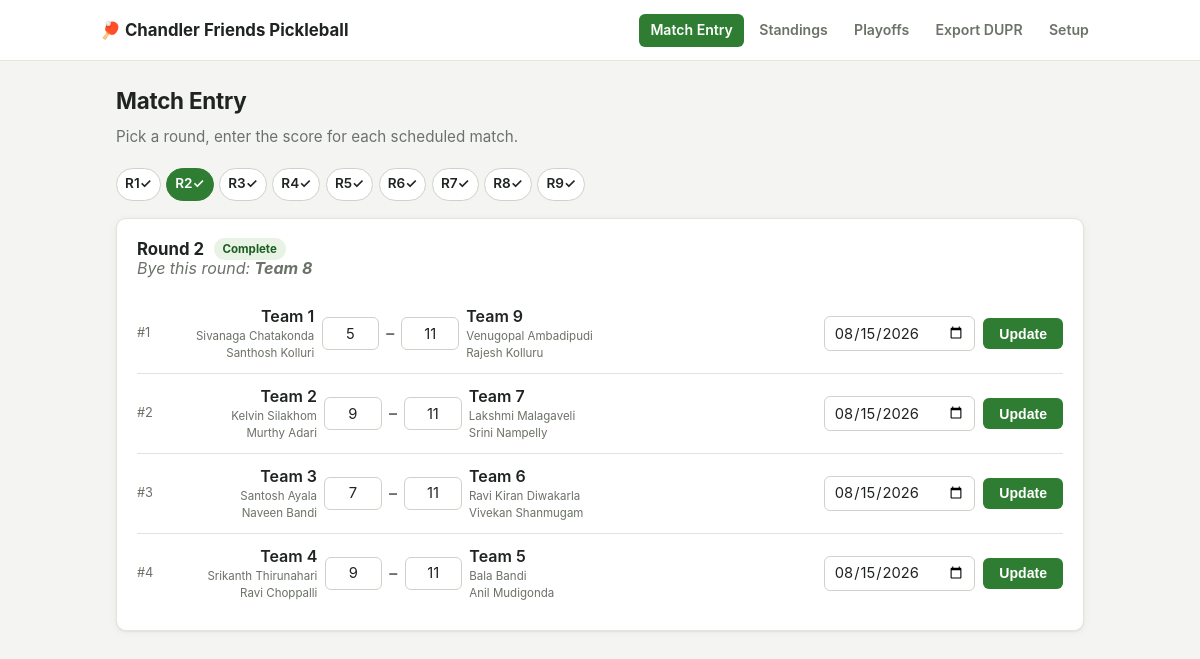
Screenshot of /match-entry?round=2 with the database file from the repository.
### tables this page shows
CREATE TABLE teams (
    id INTEGER PRIMARY KEY,           -- 1..9, matches Team# in the original workbook
    name TEXT NOT NULL,
    player1_name TEXT NOT NULL,
    player1_dupr_id TEXT NOT NULL DEFAULT '',
    player1_external_id TEXT NOT NULL DEFAULT '',  -- DUPR "ExternalId" = player's email
    player2_name TEXT NOT NULL,
    player2_dupr_id TEXT NOT NULL DEFAULT '',
    player2_external_id TEXT NOT NULL DEFAULT ''
);

CREATE TABLE round_robin_matches (
    id INTEGER PRIMARY KEY AUTOINCREMENT,
    round INTEGER NOT NULL,           -- 1..9
    match_num INTEGER NOT NULL,       -- 1..4 within the round
    team_a_id INTEGER NOT NULL REFERENCES teams(id),
    team_b_id INTEGER NOT NULL REFERENCES teams(id),
    team_a_score INTEGER,
    team_b_score INTEGER,
    match_date TEXT,
    submitted_at TEXT
);

### app.py (the view)
@app.route("/match-entry")
def match_entry():
    if not db.is_tournament_set_up():
        return redirect(url_for("setup"))
    if "round" in request.args:
        round_num = int(request.args["round"])
    else:
        round_num = next((r for r in range(1, 10) if not db.round_is_complete(r)), 9)
    return render_template("match_entry.html", round_num=round_num, teams=db.get_teams(),
                            **_round_panel_context(round_num))

### app.py (called while the page is built)
def _round_panel_context(round_num):
    matches, bye_team_id = db.get_round_data(round_num)
    return {
        "matches": matches,
        "bye_team_id": bye_team_id,
        "round_complete": db.round_is_complete(round_num),
        "completed_rounds": {r for r in range(1, 10) if db.round_is_complete(r)},
        "message": None,
    }

### db.py (called while the page is built)
def get_db():
    if "db" not in g:
        g.db = sqlite3.connect(DB_PATH)
        g.db.row_factory = sqlite3.Row
        g.db.execute("PRAGMA foreign_keys = ON")
        _ensure_schema(g.db)
    return g.db

def _ensure_schema(conn):
    conn.executescript(SCHEMA_PATH.read_text())
    if conn.execute("SELECT 1 FROM settings WHERE id = 1").fetchone() is None:
        conn.execute("INSERT INTO settings (id) VALUES (1)")
    conn.commit()

def get_teams():
    return {row["id"]: dict(row) for row in get_db().execute("SELECT * FROM teams ORDER BY id")}

def is_tournament_set_up():
    row = get_db().execute("SELECT COUNT(*) AS n FROM teams").fetchone()
    return row["n"] == 9

def get_round_data(round_num):
    db = get_db()
    matches = db.execute(
        "SELECT * FROM round_robin_matches WHERE round = ? ORDER BY match_num", (round_num,)
    ).fetchall()
    bye = db.execute("SELECT team_id FROM byes WHERE round = ?", (round_num,)).fetchone()
    return [dict(m) for m in matches], (bye["team_id"] if bye else None)

def round_is_complete(round_num):
    db = get_db()
    row = db.execute(
        "SELECT COUNT(*) AS n FROM round_robin_matches WHERE round = ? AND (team_a_score IS NULL OR team_b_score IS NULL)",
        (round_num,),
    ).fetchone()
    return row["n"] == 0

### templates/match_entry.html (shortened to what this page needs)
{% extends "base.html" %}
{% block content %}
  <h2>Match Entry</h2>
  <p class="subtitle">Pick a round, enter the score for each scheduled match.</p>
  {% include "_round_panel.html" %}
{% endblock %}

### templates/_round_panel.html (shortened to what this page needs)
<div id="round-panel">
  <div class="round-nav">
    {% for r in range(1, 10) %}
      <a href="{{ url_for('match_entry', round=r) }}"
         class="{{ 'current' if r == round_num }} {{ 'done' if r in completed_rounds }}">R{{ r }}</a>
    {% endfor %}
  </div>
  <div class="card">
    <div class="section-heading">
      <h3 style="margin:0">Round {{ round_num }}</h3>
      {% if round_complete %}<span class="badge">Complete</span>{% endif %}
    </div>
    {% if bye_team_id %}
      <p class="bye-note">Bye this round: <strong>{{ teams[bye_team_id].name }}</strong></p>
    {% endif %}
    {% for m in matches %}
    <form class="match-row" hx-post="{{ url_for('submit_rr', match_id=m.id) }}" hx-target="#round-panel" hx-swap="outerHTML">
      <span class="match-num">#{{ m.match_num }}</span>
      <div class="scoreboard">
        <div class="team-block team-a">
          <span class="team-name">{{ teams[m.team_a_id].name }}</span>
          <span class="players">{{ teams[m.team_a_id].player1_name }}</span>
          <span class="players">{{ teams[m.team_a_id].player2_name }}</span>
        </div>
        <input type="number" name="g1_a" class="score-input" value="{{ m.team_a_score if m.team_a_score is not none else '' }}" min="0" required>
        <span class="score-vs">–</span>
        <input type="number" name="g1_b" class="score-input" value="{{ m.team_b_score if m.team_b_score is not none else '' }}" min="0" required>
        <div class="team-block team-b">
          <span class="team-name">{{ teams[m.team_b_id].name }}</span>
          <span class="players">{{ teams[m.team_b_id].player1_name }}</span>
          <span class="players">{{ teams[m.team_b_id].player2_name }}</span>
        </div>
      </div>
      <div class="match-actions">
        <input type="date" name="match_date" value="{{ m.match_date or DEFAULT_RR_DATE }}">
        <button type="submit">{{ 'Update' if m.team_a_score is not none else 'Submit' }}</button>
      </div>
    </form>
    {% endfor %}
  </div>
</div>

### static/style.css (style rules this page uses)
:root { --bg: #f4f5f2; --surface: #ffffff; --surface-2: #fafaf8; --border: #e2e4de; --border-strong: #cfd2c8; --text: #1f2420; --text-muted: #6b7268; --accent: #2e7d32; --accent-strong: #1b5e20; --accent-soft: #e8f3e6; --accent-contrast: #ffffff; --warn-bg: #fdecea; --warn-text: #a32a1f; --gold: #b7860b; --radius: 10px; --radius-sm: 6px; --shadow: 0 1px 2px rgba(20, 30, 20, 0.06), 0 1px 8px rgba(20, 30, 20, 0.05); --shadow-hover: 0 2px 4px rgba(20, 30, 20, 0.08), 0 4px 16px rgba(20, 30, 20, 0.08); --font: -apple-system, BlinkMacSystemFont, "Segoe UI", Inter, Roboto, sans-serif; }
* { box-sizing: border-box; }
html, body { background: var(--bg); }
body { font-family: var(--font); color: var(--text); margin: 0; line-height: 1.45; -webkit-font-smoothing: antialiased; }
h2 { color: var(--text); font-size: 1.4rem; margin: 0 0 1rem; letter-spacing: -0.01em; }
h3 { color: var(--text); font-size: 1.05rem; margin: 1.75rem 0 0.6rem; }
h3:first-child { margin-top: 0; }
.subtitle { color: var(--text-muted); margin: -0.5rem 0 1.25rem; font-size: 0.95rem; }
.card { background: var(--surface); border: 1px solid var(--border); border-radius: var(--radius); box-shadow: var(--shadow); padding: 1.1rem 1.25rem; margin-bottom: 1.25rem; }
.round-nav { display: flex; flex-wrap: wrap; gap: 0.35rem; margin-bottom: 1.1rem; }
.round-nav a { display: inline-flex; align-items: center; justify-content: center; min-width: 2.4rem; padding: 0.35rem 0.5rem; border: 1px solid var(--border-strong); border-radius: 999px; text-decoration: none; color: var(--text); background: var(--surface); font-weight: 600; font-size: 0.85rem; transition: all 0.15s; }
.round-nav a.current { background: var(--accent); color: var(--accent-contrast); border-color: var(--accent); }
.round-nav a.done::after { content: " \2713"; }
.section-heading { display: flex; align-items: center; gap: 0.6rem; flex-wrap: wrap; }
.badge { display: inline-block; font-size: 0.72rem; font-weight: 700; padding: 0.15rem 0.55rem; border-radius: 999px; background: var(--accent-soft); color: var(--accent-strong); }
.bye-note { color: var(--text-muted); font-style: italic; margin: -0.3rem 0 0.9rem; }
input[type=text], input[type=number], input[type=date] { padding: 0.4rem 0.55rem; border: 1px solid var(--border-strong); border-radius: var(--radius-sm); background: var(--surface); color: var(--text); font-size: 0.92rem; font-family: inherit; }
input[type=number] { appearance: textfield; -moz-appearance: textfield; }
.score-input { width: 3.6rem; text-align: center; }
button { background: var(--accent); color: var(--accent-contrast); border: none; padding: 0.45rem 1rem; border-radius: var(--radius-sm); cursor: pointer; font-weight: 700; font-size: 0.88rem; transition: background 0.15s, transform 0.05s; }
.match-row { display: flex; align-items: center; gap: 0.75rem; flex-wrap: wrap; padding: 0.7rem 0; border-bottom: 1px solid var(--border); }
.match-row:last-child { border-bottom: none; }
.match-num { color: var(--text-muted); font-size: 0.8rem; flex: 0 0 auto; }
.scoreboard { display: flex; align-items: center; justify-content: flex-start; gap: 0.45rem; flex: 1 1 320px; }
.team-block { display: flex; flex-direction: column; width: 9.5rem; flex: 0 0 9.5rem; }
.team-block .team-name { font-weight: 600; white-space: normal; overflow-wrap: break-word; }
.team-block .players { font-size: 0.72rem; color: var(--text-muted); white-space: normal; overflow-wrap: break-word; }
.team-block.team-a { align-items: flex-end; text-align: right; }
.team-block.team-b { align-items: flex-start; text-align: left; }
.score-vs { color: var(--text-muted); font-weight: 700; }
.match-actions { display: flex; align-items: center; gap: 0.5rem; flex: 0 0 auto; }

### rows the page displays
teams: name "Team 8"
round_robin_matches: match_num "1", team_a.name "Team 1", g1_a "5", g1_b "11", team_b.name "Team 9", match_date "08/15/2026", team_a_score "Update"
teams: player1_name "Sivanaga Chatakonda", player2_name "Santhosh Kolluri"
teams: player1_name "Venugopal Ambadipudi", player2_name "Rajesh Kolluru"
round_robin_matches: match_num "2", team_a.name "Team 2", g1_a "9", g1_b "11", team_b.name "Team 7", match_date "08/15/2026", team_a_score "Update"
teams: player1_name "Kelvin Silakhom", player2_name "Murthy Adari"
teams: player1_name "Lakshmi Malagaveli", player2_name "Srini Nampelly"
round_robin_matches: match_num "3", team_a.name "Team 3", g1_a "7", g1_b "11", team_b.name "Team 6", match_date "08/15/2026", team_a_score "Update"
teams: player1_name "Santosh Ayala", player2_name "Naveen Bandi"
teams: player1_name "Ravi Kiran Diwakarla", player2_name "Vivekan Shanmugam"
round_robin_matches: match_num "4", team_a.name "Team 4", g1_a "9", g1_b "11", team_b.name "Team 5", match_date "08/15/2026", team_a_score "Update"
teams: player1_name "Srikanth Thirunahari", player2_name "Ravi Choppalli"
teams: player1_name "Bala Bandi", player2_name "Anil Mudigonda"

### other values shown
{{ r }} "1" "2" "3" "4" "5" "6" "7" "8" "9"
{{ round_num }} "2"
